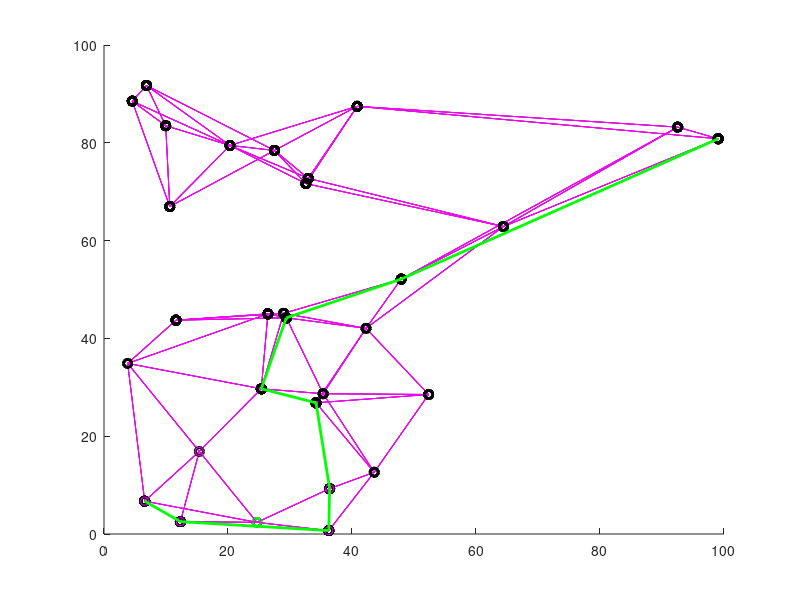

MATLAB code for this plot:
% Needs to be changed to unit length links, otherwise useless.
clear; clc;

breadthfirst = 0;
% 1 - breadth first
% 0 - depth first

% Get same problem every time (fix random number generator start point)
% rng('default')

%% Generate a graph
n = 30; % Nodes
s = 100; % Space
% Random nodes
nodes = s*rand(n,2);
e = sparse(zeros(n,n));
D = sparse(zeros*ones(n,n));

% Add closest p edges
p = 5;
for i = 1:n
    for j = 1:n
        d(j) = norm(nodes(i,:)-nodes(j,:));
    end
    [d2,ind] = sort(d);
    for j=1:p
        if (i~=ind(j))
            e(i,ind(j)) = 1;
            e(ind(j),i) = 1;
            D(i,ind(j)) = d(ind(j));
            D(ind(j),i) = d(ind(j));
        end
    end
end

% Pick furthest apart start and end node
dmax = 0;
start = 0; finish = 0;
for i=1:n
    for j=i:n
        d = norm(nodes(i,:)-nodes(j,:));
        if (d>dmax)
            dmax = d;
            start =i;
            finish = j;
        end
    end
end

%% Plot graph
figure(1); clf; hold on;
plot(nodes(:,1),nodes(:,2),'ko');
for i = 1:n
    for j = i:n
        if (e(i,j)==1)
            plot([nodes(i,1) nodes(j,1)],[nodes(i,2) nodes(j,2)],'k');
            drawnow;
        end
    end
end
plot(nodes(start,1),nodes(start,2),'bo','MarkerSize',6,'LineWidth',2);
plot(nodes(finish,1),nodes(finish,2),'ro','MarkerSize',6,'LineWidth',2);
drawnow;

%% Find shortest path

% Initialize open set (node, backtrack, lower bound cost, current cost)
O = [start 0 0];
% Initialize closed set (same as open set)
C = [];
done = 0;
t = 0;

while (~done)
    t = t+1
    % Check end condition
    if (length(O)==0)
        done = 1;
        continue;
    end

    % Grab next node in open set
    curnode = O(1,:);

    % Move to closed set, remove from open set
    C = [C; curnode];
    O = O([2:end],:);

    % Get all neighbours of current node
    neigh = find(e(curnode(1),:)==1);

    % Process each neighbour
    for i=1:length(neigh)
        % If in closed set, skip
        found = find(C(:,1)==neigh(i),1);
        if (length(found)==1)
            continue;
        end
        dcur = curnode(3)+D(curnode(1),neigh(i));
        found = find(O(:,1)==neigh(i),1);
        % If not in open set, add it
        if (length(found)==0)
            if (breadthfirst) % breadthfirst
                O = [O; neigh(i) curnode(1) dcur];
            else % depth first
                O = [neigh(i) curnode(1) dcur; O];
            end
        % If in open set, update cost if better
        else
            if (dcur < O(found,3))
                O(found,:) = [neigh(i) curnode(1) dcur];
            end
        end
    end

    % Plot active nodes for this step
    figure(1);hold on;
    plot(nodes(C(:,1),1),nodes(C(:,1),2), 'ko','MarkerSize',6,'LineWidth',2);
    plot(nodes(curnode(1),1),nodes(curnode(1),2), 'go','MarkerSize',6,'LineWidth',2);
    for i=1:length(neigh)
        plot(nodes(neigh(i),1),nodes(neigh(i),2), 'mo');
        plot([nodes(curnode(1),1) nodes(neigh(i),1)],[nodes(curnode(1),2) nodes(neigh(i),2)], 'm');
        drawnow;
    end
    drawnow;
end

% Find and plot final path through back tracing
done = 0;
cur = finish
curC = find(C(:,1)==finish);
prev =  C(curC,2);
i = 2;
pathlength = 0;
while (~done)
    if (prev == start)
        done = 1;
    end
    figure(1);
    hold on;
    plot([nodes(prev,1) nodes(cur,1)], [nodes(prev,2) nodes(cur,2)],'g','LineWidth',2)
    cur = prev;
    curC = find(C(:,1)==cur);
    prev = C(curC,2);
    pathlength = pathlength+1;
end
pathlength
